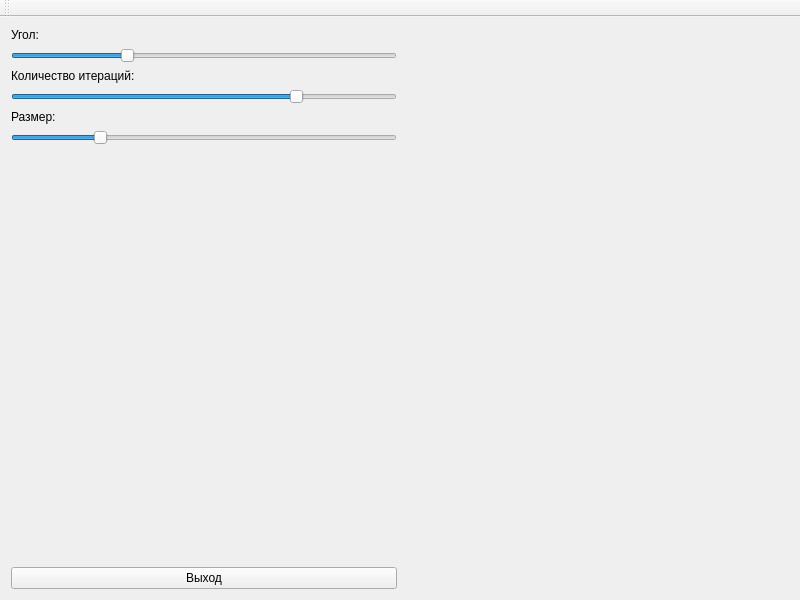
<?xml version="1.0" encoding="UTF-8"?>
<ui version="4.0">
 <class>MainWindow</class>
 <widget class="QMainWindow" name="MainWindow">
  <property name="geometry">
   <rect>
    <x>0</x>
    <y>0</y>
    <width>800</width>
    <height>600</height>
   </rect>
  </property>
  <property name="minimumSize">
   <size>
    <width>800</width>
    <height>600</height>
   </size>
  </property>
  <property name="windowTitle">
   <string>lab3</string>
  </property>
  <widget class="QWidget" name="centralWidget">
   <layout class="QHBoxLayout" name="horizontalLayout">
    <item>
     <layout class="QVBoxLayout" name="verticalLayout_2">
      <item>
       <layout class="QVBoxLayout" name="verticalLayout">
        <item>
         <widget class="QLabel" name="label">
          <property name="text">
           <string>Угол:</string>
          </property>
         </widget>
        </item>
        <item>
         <widget class="QSlider" name="horizontalSlider">
          <property name="minimum">
           <number>10</number>
          </property>
          <property name="maximum">
           <number>180</number>
          </property>
          <property name="value">
           <number>60</number>
          </property>
          <property name="orientation">
           <enum>Qt::Horizontal</enum>
          </property>
         </widget>
        </item>
        <item>
         <widget class="QLabel" name="label_2">
          <property name="text">
           <string>Количество итераций:</string>
          </property>
         </widget>
        </item>
        <item>
         <widget class="QSlider" name="horizontalSlider_2">
          <property name="minimum">
           <number>1</number>
          </property>
          <property name="maximum">
           <number>5</number>
          </property>
          <property name="value">
           <number>4</number>
          </property>
          <property name="orientation">
           <enum>Qt::Horizontal</enum>
          </property>
         </widget>
        </item>
        <item>
         <widget class="QLabel" name="label_3">
          <property name="text">
           <string>Размер:</string>
          </property>
         </widget>
        </item>
        <item>
         <widget class="QSlider" name="horizontalSlider_3">
          <property name="minimum">
           <number>1</number>
          </property>
          <property name="maximum">
           <number>10</number>
          </property>
          <property name="value">
           <number>3</number>
          </property>
          <property name="orientation">
           <enum>Qt::Horizontal</enum>
          </property>
         </widget>
        </item>
        <item>
         <spacer name="verticalSpacer">
          <property name="orientation">
           <enum>Qt::Vertical</enum>
          </property>
          <property name="sizeHint" stdset="0">
           <size>
            <width>20</width>
            <height>40</height>
           </size>
          </property>
         </spacer>
        </item>
       </layout>
      </item>
      <item>
       <widget class="QPushButton" name="pushButton">
        <property name="text">
         <string>Выход</string>
        </property>
       </widget>
      </item>
     </layout>
    </item>
    <item>
     <widget class="GLWidget" name="GLwidget" native="true">
      <property name="sizePolicy">
       <sizepolicy hsizetype="Expanding" vsizetype="Preferred">
        <horstretch>0</horstretch>
        <verstretch>0</verstretch>
       </sizepolicy>
      </property>
     </widget>
    </item>
   </layout>
  </widget>
  <widget class="QToolBar" name="mainToolBar">
   <attribute name="toolBarArea">
    <enum>TopToolBarArea</enum>
   </attribute>
   <attribute name="toolBarBreak">
    <bool>false</bool>
   </attribute>
  </widget>
 </widget>
 <layoutdefault spacing="6" margin="11"/>
 <customwidgets>
  <customwidget>
   <class>GLWidget</class>
   <extends>QWidget</extends>
   <header>glwidget.h</header>
   <container>1</container>
  </customwidget>
 </customwidgets>
 <resources/>
 <connections>
  <connection>
   <sender>pushButton</sender>
   <signal>released()</signal>
   <receiver>MainWindow</receiver>
   <slot>close()</slot>
   <hints>
    <hint type="sourcelabel">
     <x>61</x>
     <y>571</y>
    </hint>
    <hint type="destinationlabel">
     <x>62</x>
     <y>370</y>
    </hint>
   </hints>
  </connection>
 </connections>
</ui>
